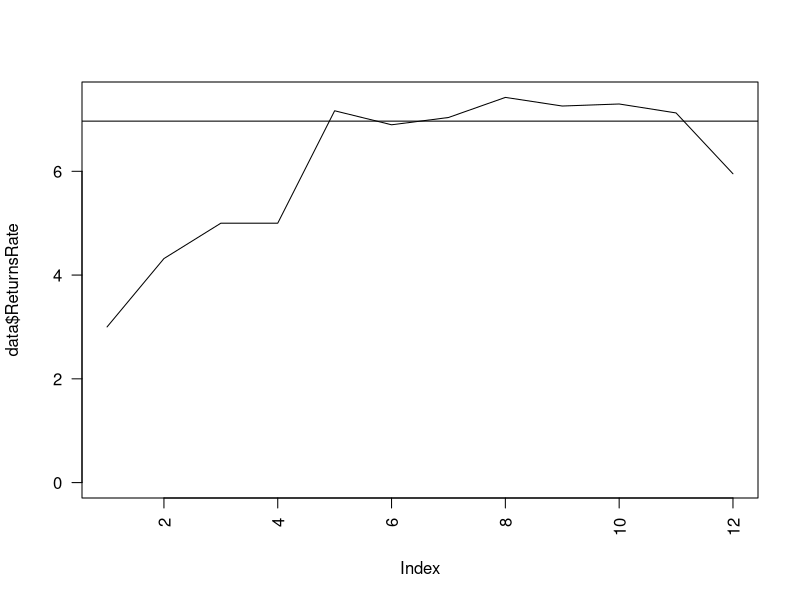

Write R code to recreate this figure.
#read data and add rate
data <- read.csv("ch13p201.txt", header=TRUE);
data$ReturnsRate <- data$NumberOfReturns / data$NumberOfSales * 100;

#
png(filename="ch13p201.png");
plot(data$ReturnsRate, type="l", x.names=data$Month, las=2, ylim=c(0, max(data$ReturnsRate)));
abline(h=median(data$ReturnsRate));

dev.off();